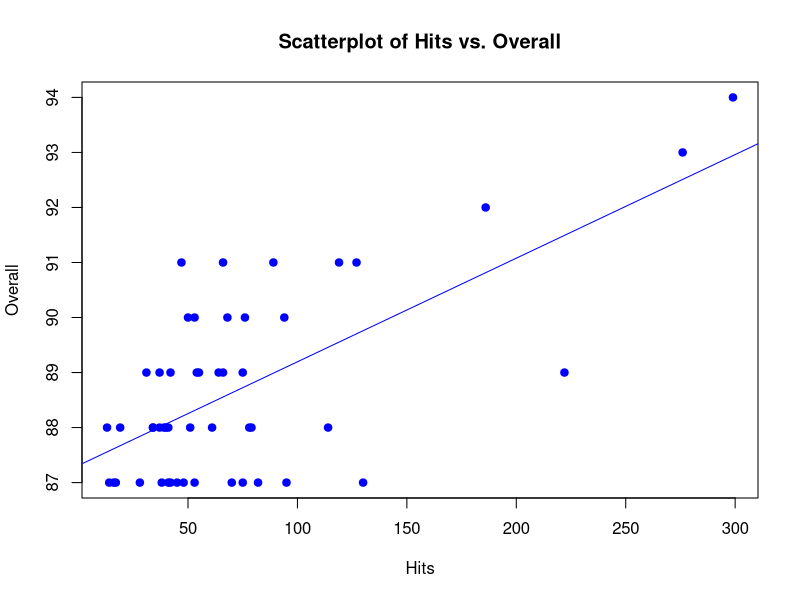
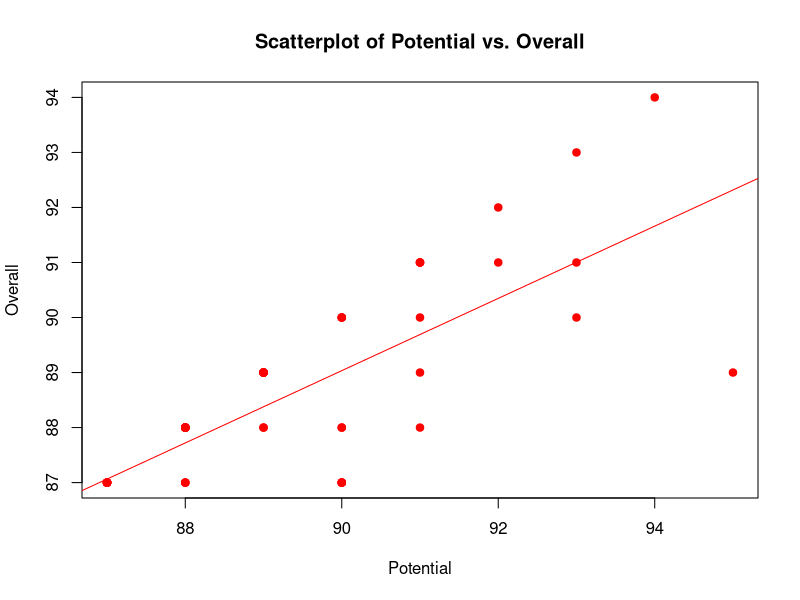

R code for these plots, in order:
## ---- chunk 1
knitr::opts_chunk$set(echo = TRUE)
## ---- chunk 2
fifa <- read.csv("FIFA.csv")
## ---- chunk 3
Name = c("Lionel Messi", "Cristiano Ronaldo", "Neymar Jr", "Virgil van Dijk", "Jan Oblak", 
           "Kevin De Bruyne", "Robert Lewandowski", "Eden Hazard", "Alisson", "Mohamed Salah")
Hits = c(299, 276, 186, 127, 47, 119, 89, 66, 53, 94)
Potential = c(94, 93, 92, 92, 93, 91, 91, 91, 91, 90)
Overall = c(94, 93, 92, 91, 91, 91, 91, 91, 90, 90)
fifa_data <- data.frame(Name,Hits,Potential,Overall)
fifa_data
knitr::kable(fifa_data,"pipe",col.names = c("Name","Hits","Potential","Overall"), align =c("l","c","c"))
## ---- chunk 4
# Scatterplot for Hits vs. Overall
plot(fifa$Hits, fifa$Overall, 
     main = "Scatterplot of Hits vs. Overall", 
     xlab = "Hits", 
     ylab = "Overall", 
     pch = 19, 
     col = "blue")
# Adding a linear regression line
abline(lm(Overall ~ Hits, data = fifa), col = "blue")

# Scatterplot for Potential vs. Overall
plot(fifa$Potential, fifa$Overall, 
     main = "Scatterplot of Potential vs. Overall", 
     xlab = "Potential", 
     ylab = "Overall", 
     pch = 19, 
     col = "red")
# Adding a linear regression line 
abline(lm(Overall ~ Potential, data = fifa), col = "red")
## ---- chunk 5
fifa1 <- lm(Overall ~ Hits, data = fifa)
summary(fifa1)

# R^2 = 0.4385, Adj_r^2 = 0.4268

fifa2 <- lm(Overall ~ Potential, data = fifa)
summary(fifa2)

# R^2 = 0.5808, Adj_r^2 = 0.572
## ---- chunk 6
# Combined model R^2
fifa_combined <- lm(Overall ~ Hits + Potential, data = fifa)
summary(fifa_combined)
# Adjusted R^2 = 0.6103
